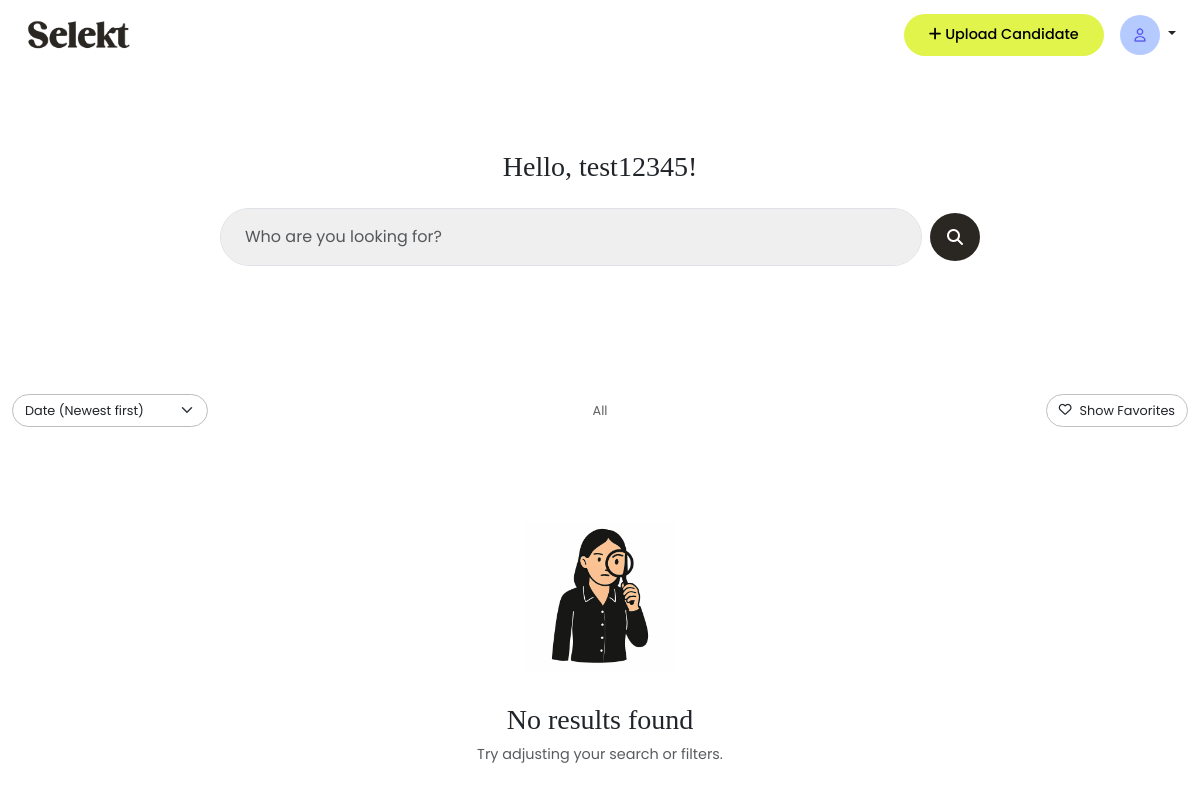
Page /dashboard/?title=Carpenter Team Leader (signed in) on the earlier database version.
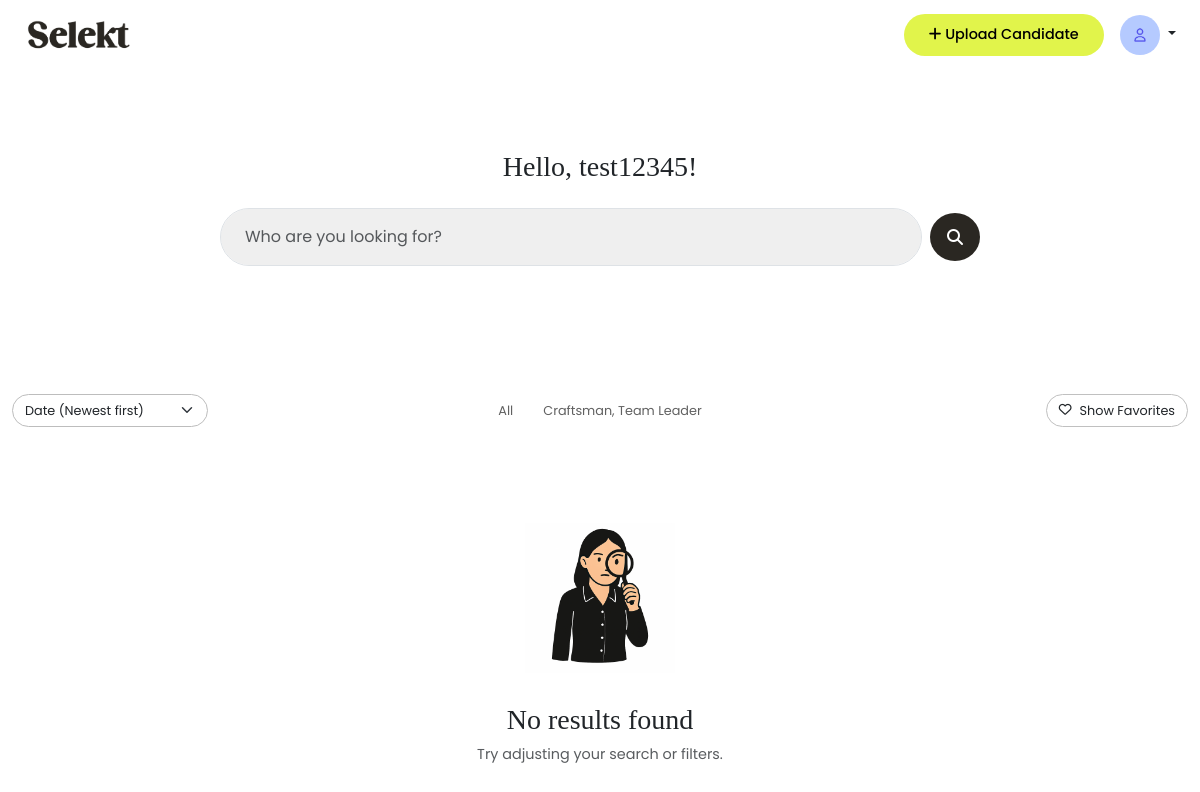
Same page on the later database version.
### candidates/models.py (models this page shows, shortened)
class Candidate(models.Model):
    user = models.ForeignKey(User, on_delete=models.CASCADE)
    name = models.CharField(max_length=100)
    email = models.EmailField()
    phone_number = models.CharField(max_length=20, blank=True)
    job_title = models.CharField(max_length=100, blank=True)
    profile_summary = models.TextField(blank=True)
    work_experience = models.TextField(blank=True)
    education = models.TextField(blank=True)
    location = models.CharField(max_length=100, blank=True)
    links = models.CharField(max_length=255, blank=True, help_text="e.g. LinkedIn, GitHub URLs")
    profile_image = models.ImageField(upload_to='profile_images/', blank=True, null=True)
    other = models.TextField(blank=True)
    notes = models.TextField(blank=True)
    top_skills = models.CharField(
        blank=True,
        help_text="Write top skills separated by commas (e.g. Communication, Leadership, SQL)"
    )
    uploaded_at = models.DateTimeField(auto_now_add=True)

### candidates/views.py (the view)
# urls.py: path('dashboard/', candidate_views.dashboard, name='dashboard'),
@login_required
def dashboard(request):
    query = request.GET.get('q', '')
    sort = request.GET.get('sort', '')
    filter_title = request.GET.get('title', '')
    show_favorites = request.GET.get('favorites') == 'on'
    candidates = Candidate.objects.filter(user=request.user)
    candidates = filter_candidates(candidates, query)
    if filter_title:
        candidates = candidates.filter(job_title__iexact=filter_title)
    if show_favorites:
        favorite_candidates = Favorite.objects.filter(user=request.user).values_list('candidate_id', flat=True)
        candidates = candidates.filter(id__in=favorite_candidates)
    if sort == 'name':
        candidates = candidates.order_by('name')
    else:
        candidates = candidates.order_by('-uploaded_at')
    job_titles = (
        Candidate.objects
        .filter(user=request.user)
        .exclude(job_title__isnull=True)
        .exclude(job_title__exact='')
        .values('job_title')
        .annotate(count=Count('job_title'))
        .order_by('-count')[:4]
    )
    paginator = Paginator(candidates, 12)
    page_number = request.GET.get('page')
    candidates = paginator.get_page(page_number)
    for candidate in candidates:
        candidate.skill_list = [skill.strip() for skill in candidate.top_skills.split(',')]
        candidate.is_favorite = Favorite.objects.filter(user=request.user, candidate=candidate).exists()
    show_welcome_popup = False
    if hasattr(request.user, 'profile') and request.user.profile.is_first_login:
        show_welcome_popup = True
    context = {
        'candidates': candidates,
        'job_titles': job_titles,
        'active_title': filter_title,
        'show_favorites': show_favorites,
        'show_welcome_popup': show_welcome_popup,
    }
    return render(request, 'dashboard.html', context)

### candidates/context_processors.py (called while the page is built)
def profile_picture(request):
    if request.user.is_authenticated:
        try:
            profile = request.user.profile
        except Profile.DoesNotExist:
            profile = None
    else:
        profile = None
    return {'profile': profile}

### candidates/views.py (called while the page is built, shortened)
def filter_candidates(queryset, query):
    return queryset

### templates/dashboard.html (shortened to what this page needs)
{% extends "base.html" %}
{% load static %}
{% block content %}
<div class="container hero">
  <h3>Hello, {{ user.username }}!</h3>
  <form method="get" class="d-flex align-items-center gap-2 w-100 candidate-search position-relative mt-4">
    <input type="text" class="form-control px-4 py-3 border-1 shadow-none" name="q" id="searchInput"
      placeholder="Who are you looking for?" value="{{ request.GET.q }}">
    <button class="btn button-base scn-button d-flex justify-content-center align-items-center rounded-circle"
      type="submit">
      <i class="fas fa-search"></i>
    </button>
  </form>
</div>
<div class="container py-5">
<div class="pb-4 mb-4">
  <div class="d-flex flex-wrap align-items-center text-center text-md-start flex-md-row flex-column-reverse">
    <div class="col-12 col-md-2 mb-2 mb-md-0 tab-sorting">
      <form id="sortForm" class="sort-form w-100">
        <select name="sort" id="sortSelect" class="form-select">
          <option value="" {% if not request.GET.sort %}selected{% endif %}>Date (Newest first)</option>
        </select>
      </form>
    </div>
    <div class="col-12 col-md-8 mb-2 mb-md-0 tab-tabs">
      <ul class="nav justify-content-center flex-wrap job-title-tabs">
        <li class="nav-item">
          <a class="nav-link {% if not active_title %}active{% endif %}" href="{% url 'dashboard' %}">All</a>
        </li>
        {% for title in job_titles %}
        <li class="nav-item">
          <a class="nav-link {% if active_title == title.job_title %}active{% endif %}"
            href="?title={{ title.job_title|urlencode }}">
            {{ title.job_title }}
          </a>
        </li>
        {% endfor %}
      </ul>
    </div>
    <div class="tab-fav col-12 col-md-2 mb-2 mb-md-0 d-flex justify-content-md-end">
      <button id="favoritesToggle" type="button"
        class="btn btn-outline-dark d-flex align-items-center justify-content-center gap-2 favorites-toggle mx-md-0 mx-auto">
      </button>
    </div>
  </div>
</div>
  {% if candidates %}
  <div class="d-flex flex-wrap justify-content-center gap-4">
    {% for candidate in candidates %}
      <div class="candidate-card-wrapper">
        <div class="candidate-card bg-white position-relative">
        <div class="position-absolute top-0 end-0 p-4">
          <span class="heart-icon" onclick="toggleFavorite({{ candidate.id }}, this)">
            <i id="heart-card-{{ candidate.id }}" class="fa{% if candidate.is_favorite %}-solid{% else %}-regular{% endif %} fa-heart"></i>
          </span>
        </div>
        <div class="px-4 pt-4 pb-2">
          <div class="d-flex align-items-center gap-3 mb-3">
            {% if candidate.profile_image %}
            <img src="{{ candidate.profile_image.url }}" alt="Profile Image" />
            {% else %}
            <img src="{% static 'media/images/user-pic.png' %}" alt="Profile Image" />
            {% endif %}
            <div>
              <h4 class="mb-1">{{ candidate.name }}</h4>
              <small class="text-muted">{{ candidate.job_title|default:'Candidate' }}</small>
            </div>
          </div>
          <div class="skill-container">
            {% with candidate.skill_list as skills %}
              {% for skill in skills %}
                <span class="skill-badge">{{ skill }}</span>
              {% endfor %}
              <span class="skill-badge skill-badge-extra" style="display: none;"></span>
            {% endwith %}
          </div>
        </div>
        <hr>
        <div class="d-flex justify-content-between align-items-center px-4 pb-3">
          <a href="#" onclick="openCandidateModal({{ candidate.id|escapejs }})"
            class="btn button-base scn-button read-btn">Read more</a>
          <div class="dot-menu position-relative p-2 rounded" style="cursor: pointer;">
            <div class="d-flex flex-row justify-content-center align-items-center">
              <span class="dot"></span>
              <span class="dot mx-1"></span>
              <span class="dot"></span>
            </div>
            <div class="dot-menu-dropdown d-none position-absolute end-0 mt-2 p-2 bg-white border rounded shadow">
              <a href="{% url 'candidate_edit' candidate.id %}" class="dropdown-item small">Edit</a>
              <button type="button" class="dropdown-item small"
                onclick="openDeleteCandidateModal({{ candidate.id|escapejs }}, '{{ candidate.name|escapejs }}')">
                Delete
              </button>
            </div>
          </div>
        </div>
      </div>
    </div>
  {% endfor %}
</div>
    <div class="d-flex justify-content-center mt-5">
      <nav>
        <ul class="pagination">
          {% if candidates.has_previous %}
          <li class="page-item">
            <a class="page-link" href="?{% if request.GET %}{{ request.GET.urlencode }}&{% endif %}page={{ candidates.previous_page_number }}">
              Previous
            </a>
          </li>
          {% endif %}
          {% for num in candidates.paginator.page_range %}
            {% if num == 1 or num == candidates.paginator.num_pages or num >= candidates.number|add:"-2" and num <= candidates.number|add:"2" %}
              {% if num == candidates.number %}
                <li class="page-item active">
                  <span class="page-link">{{ num }}</span>
                </li>
              {% else %}
                <li class="page-item">
                  <a class="page-link" href="?{% if request.GET %}{{ request.GET.urlencode }}&{% endif %}page={{ num }}">{{ num }}</a>
                </li>
              {% endif %}
            {% elif num == 2 and candidates.number|add:"-2" > 2 %}
              <li class="page-item disabled"><span class="page-link">...</span></li>
            {% elif num == candidates.paginator.num_pages|add:"-1" and candidates.number|add:"2" < candidates.paginator.num_pages|add:"-1" %}
              <li class="page-item disabled"><span class="page-link">...</span></li>
            {% endif %}
          {% endfor %}
          {% if candidates.has_next %}
          <li class="page-item">
            <a class="page-link" href="?{% if request.GET %}{{ request.GET.urlencode }}&{% endif %}page={{ candidates.next_page_number }}">
              Next
            </a>
          </li>
          {% endif %}
        </ul>
      </nav>
    </div>
    {% else %}
    <div class="empty-state text-center py-5">
      {% if show_favorites %}
      <img src="{% static 'media/images/no-favorites.png' %}" alt="Illustration of woman with shoulder shrug" class="empty-state-image" />
        <h3>No favorites yet</h3>
        <p class="text-muted mb-4">Click the heart icon on candidates you like to add them here.</p>
      {% elif request.GET.q or request.GET.title %}
      <img src="{% static 'media/images/no-search.png' %}" alt="Illustration of woman with shoulder shrug" class="empty-state-image" />
        <h3>No results found</h3>
        <p class="text-muted">Try adjusting your search or filters.</p>
      {% endif %}
    </div>
  {% endif %}
</div>
{% endblock %}

### templates/base.html (shortened to what this page needs)
{% load static %}
<!DOCTYPE html>
<html lang="en">
<head>
  <link href="https://cdn.jsdelivr.net/npm/bootstrap@5.3.2/dist/css/bootstrap.min.css" rel="stylesheet">
  <link rel="stylesheet" href="{% static 'css/style.css' %}">
  <link rel="stylesheet" href="https://cdn.jsdelivr.net/npm/trumbowyg@2.25.1/dist/ui/trumbowyg.min.css">
</head>
<body class="logged-in-body">
  <header class="d-flex justify-content-between align-items-center px-4 py-3">
    <div class="header-logo">
      <a href="{% url 'dashboard' %}" class="text-decoration-none">
        <img src="{% static 'media/images/logo.png' %}" alt="Logo" class="logo-img">
      </a>
    </div>
    <div class="d-flex align-items-center gap-3 header-buttons">
      <button type="button" class="btn button-base cta-button" data-bs-toggle="modal" data-bs-target="#uploadCandidateModal">
        <i class="fa-solid fa-plus"></i> Upload Candidate
      </button>
      <div class="dropdown">
        <button class="btn dropdown-toggle p-0 border-0 bg-transparent" type="button" id="userMenuButton" data-bs-toggle="dropdown" aria-expanded="false">
          {% if profile and profile.profile_image %}
            <img src="{{ profile.profile_image.url }}" alt="Profile" class="rounded-circle profile-pic">
          {% else %}
            <img src="{% static 'media/images/user-pic.png' %}" alt="Default Image" class="rounded-circle profile-pic">
          {% endif %}
        </button>
      </div>
    </div>
  </header>
  {% block content %}{% endblock %}
</body>
</html>

### templates/modals.html (shortened to what this page needs)
{% load static %}

### static/css/style.css (style rules this page uses)
body, .index-body, .auth-body { font-family: 'Poppins', sans-serif; }
.container { max-width: 1200px; margin: auto; }
h3 { font-family: 'Libre Baskerville', serif; font-weight: 200; }
.text-muted { color: grey; font-size: 0.9rem; font-family: 'Poppins', sans-serif; }
.button-base { border-radius: 100px; padding: 10px 25px; font-weight: 500; display: inline-block; text-decoration: none; border: none; font-family: 'Poppins', sans-serif; }
.cta-button { background-color: #E1F44B; color: black; }
.scn-button { background-color: #2A2722; color: white; }
.logged-in-body .cta-button { font-size: 0.9rem; }
header { border-bottom: 0px; height: 70px; }
.logo-img { width: 110px; }
.profile-pic { width: 40px; height: 40px; object-fit: cover; }
.hero { padding: 80px 20px; text-align: center; max-width: 800px; }
.candidate-search input { background-color: #EFEFEF; border-radius: 100px; }
.candidate-search .btn { height: 48px; width: 48px; }
.sort-form select { border-radius: 100px; font-size: 0.8rem; border-color: rgb(189, 189, 189); }
.favorites-toggle { border-radius: 100px; font-size: 0.8rem; border-color: rgb(192, 192, 192); }
.nav-link { color: #5f5f5f; }
.empty-state-image { width: 100%; max-width: 150px; height: auto; margin-bottom: 30px; }
.nav-link { padding: 5px; font-size: 0.8rem; margin-left: 10px; margin-right: 10px; color: rgb(97, 97, 97); }

Differences in the rows shown:
added Candidate: job_title "Craftsman, Team Leader"
